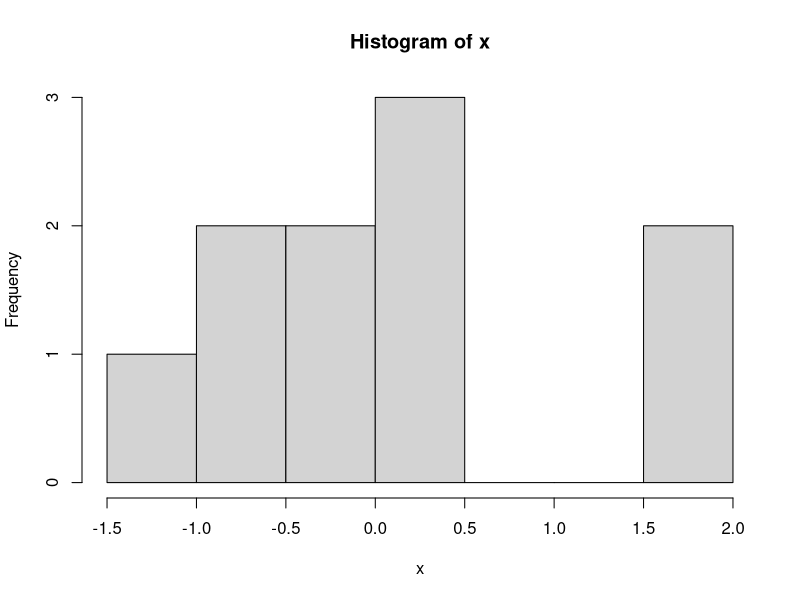
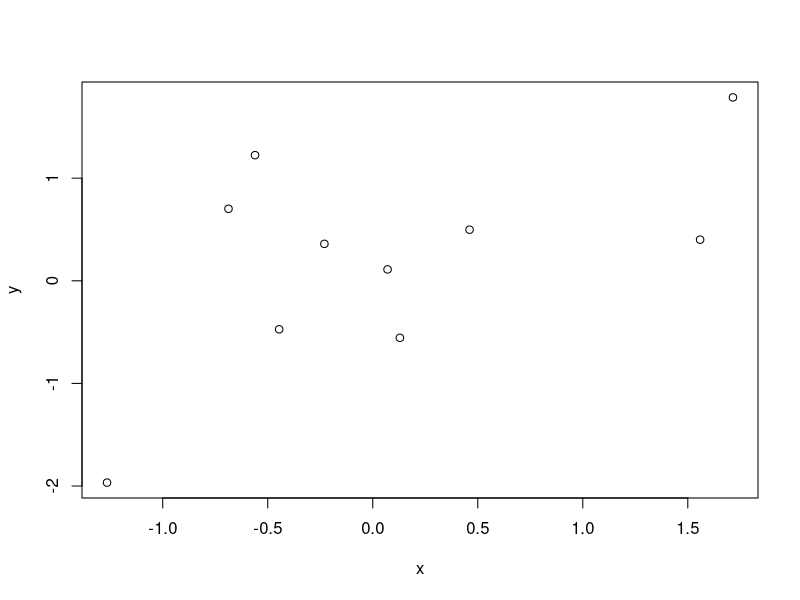

These figures' R source, in order:
## ----- dados
set.seed(123)
x <- rnorm(10)
y <- rnorm(10)

## ----- figura
hist(x)

## ----- nada
runif(10)

## ----- fig2
plot(y ~ x)
